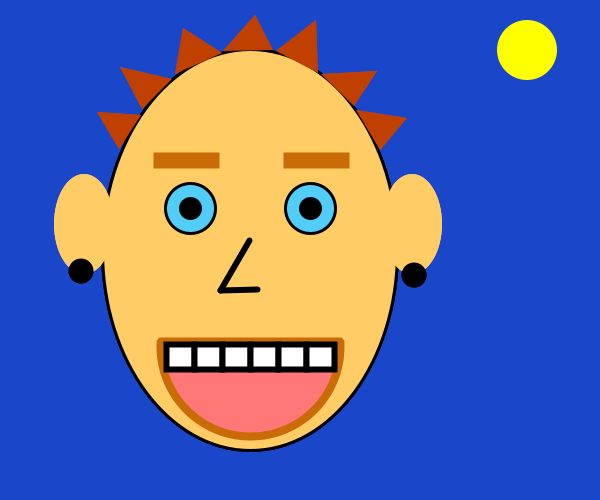
Frame 1 (no input)
Frame 60 (the mouse pressed at the canvas centre just before this capture): identical to frame 1, image omitted
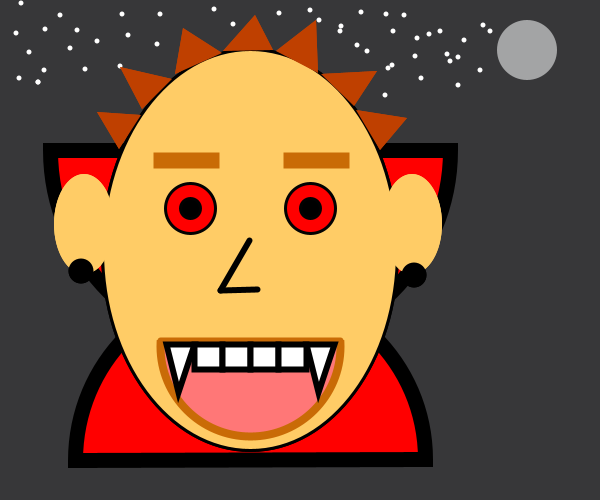
Frame 120 (the mouse held since frame 60 and released just before this capture)

The Processing sketch that drew these frames (run headless with seeded random() and noise(); from frame 60 on, the mouse is pressed at the canvas centre):

// Processing sketch: processing_119645
// ── processing_119645.pde

int colorSol = color(255,255,0);
int colorLuna = color(163,164,165);

void setup(){
  size(600,500);
  fill(56,81,255);
}

void draw(){
if(mousePressed == false){
  background(26,71,201);
//sol
  noStroke();
  fill(colorSol);
  ellipse(527,50,60,60);

//cara
  stroke(0,0,0);
  strokeWeight(3);
  fill(255,204,102);
  ellipseMode(CENTER);
  ellipse(250,250,295,401);
   
//pelo
  noStroke();
  fill(191,64,0);
  triangle(119,149,97,112,141,115);
  triangle(142,109,120,67,172,79);
  triangle(175,74,183,28,222,53);
  triangle(223,51,255,15,273,50);
  triangle(276,51,316,20,318,73);
  triangle(321,74,377,71,354,106);
  triangle(356,110,407,118,380,150);
   
//oreja izquierda
  noStroke();
  fill(255,204,102);
  ellipse(84,224,60,100);
//pendiente izquierdo
  fill(0,0,0); 
  ellipse(81,271,25,25);
//oreja derecha 
  fill(255,204,102);
  ellipse(412,224,60,100);
//pendiente derecho 
  fill(0,0,0);
  ellipse(414,275,25,25);
   
//ojos
  stroke(2);
  fill(82,205,247);
  ellipse(190,208,50,50);
  ellipse(310,208,50,50);
  fill(0,0,0);
  ellipse(190,208,20,20);
  ellipse(310,208,20,20);
 
//boca
  fill(255,119,119);
  stroke(201,107,6);
  strokeWeight(8);
  ellipse(250,346,180,180);
  noStroke();
  fill(255,204,102);
  rect(150,250,200,90);
  stroke(201,107,6);
  strokeWeight(6);
  fill(201,107,6);
  line(160,340,340,340);
 
//ceja izquierda
rect(156,155,60,10);
 
//ceja derecha
rect(286,155,60,10);
 
//dientes
  stroke(0);
  fill(#FFFFFF);
  rect(166,344,28,25);
  rect(194,344,28,25);
  rect(222,344,28,25);
  rect(250,344,28,25);
  rect(278,344,28,25);
  rect(306,344,28,25);
 
//nariz
  line(249,240,220,290);
  line(220,290,257,289);
 //cara
  stroke(0,0,0);
  strokeWeight(3);
  fill(255,204,102);
  ellipseMode(CENTER);
  ellipse(250,250,295,401);
   
//pelo
  noStroke();
  fill(191,64,0);
  triangle(119,149,97,112,141,115);
  triangle(142,109,120,67,172,79);
  triangle(175,74,183,28,222,53);
  triangle(223,51,255,15,273,50);
  triangle(276,51,316,20,318,73);
  triangle(321,74,377,71,354,106);
  triangle(356,110,407,118,380,150);
   
//oreja izquierda
  noStroke();
  fill(255,204,102);
  ellipse(84,224,60,100);
//pendiente izquierdo
  fill(0,0,0); 
  ellipse(81,271,25,25);
//oreja derecha 
  fill(255,204,102);
  ellipse(412,224,60,100);
//pendiente derecho 
  fill(0,0,0);
  ellipse(414,275,25,25);
   
//ojos
  stroke(2);
  fill(82,205,247);
  ellipse(190,208,50,50);
  ellipse(310,208,50,50);
  fill(0,0,0);
  ellipse(190,208,20,20);
  ellipse(310,208,20,20);
 
//boca
  fill(255,119,119);
  stroke(201,107,6);
  strokeWeight(8);
  ellipse(250,346,180,180);
  noStroke();
  fill(255,204,102);
  rect(150,250,200,90);
  stroke(201,107,6);
  strokeWeight(6);
  fill(201,107,6);
  line(160,340,340,340);
 
//ceja izquierda
rect(156,155,60,10);
 
//ceja derecha
rect(286,155,60,10);
 
//dientes
  stroke(0);
  fill(#FFFFFF);
  rect(166,344,28,25);
  rect(194,344,28,25);
  rect(222,344,28,25);
  rect(250,344,28,25);
  rect(278,344,28,25);
  rect(306,344,28,25);
 
//nariz
  line(249,240,220,290);
  line(220,290,257,289);
}if(mousePressed ==true) {  
  background(55,55,57);
  noStroke();
  
//estrellas
  fill(255,255,255);
  ellipse(417,38,5,5);
  ellipse(45,29,5,5);
  ellipse(458,57,5,5);
  ellipse(490,31,5,5);
  ellipse(38,82,5,5);
  ellipse(44,70,5,5);
  ellipse(19,78,5,5);
  ellipse(340,31,5,5);
  ellipse(450,61,5,5);
  ellipse(367,51,5,5);
  ellipse(447,54,5,5);
  ellipse(404,15,5,5);
  ellipse(310,10,5,5);
  ellipse(319,20,5,5); 
  ellipse(483,25,5,5);
  ellipse(385,95,5,5);   
  ellipse(440,31,5,5); 
  ellipse(21,3,5,5); 
  ellipse(38,82,5,5); 
  ellipse(458,85,5,5);  
  ellipse(464,40,5,5);
  ellipse(480,70,5,5);
  ellipse(160,14,5,5);
  ellipse(60,15,5,5);
  ellipse(70,48,5,5);
  ellipse(120,66,5,5);
  ellipse(157,44,5,5);
  ellipse(77,30,5,5);
  ellipse(341,26,5,5);
  ellipse(357,45,5,5);
  ellipse(386,14,5,5);
  ellipse(415,56,5,5);
  ellipse(214,9,5,5);
  ellipse(279,13,5,5);
  ellipse(233,24,5,5);
  ellipse(393,31,5,5);
  ellipse(16,33,5,5);
  ellipse(122,14,5,5);
  ellipse(85,69,5,5);
  ellipse(429,34,5,5);
  ellipse(512,62,5,5);
  ellipse(421,78,5,5);
  ellipse(388,68,5,5);
  ellipse(361,12,5,5);
  ellipse(97,41,5,5);
  ellipse(128,35,5,5);
  ellipse(29,52,5,5);
  ellipse(392,65,5,5);

//luna
  noStroke();
  fill(colorLuna);
  ellipse(527,50,60,60);
//capa
  stroke(0,0,0);
  strokeWeight(15);
  fill(255,0,0);
  arc(250,150,400,400,0,PI, CHORD);
  stroke(0,0,0);
  strokeWeight(15);
  fill(#FF0000);
  arc(250,460,350,350,PI, TWO_PI,CHORD);
//cara
  stroke(0,0,0);
  strokeWeight(3);
  fill(247,222,197);
  ellipseMode(CENTER);
  ellipse(250,250,295,401);
   
//pelo
  noStroke();
  fill(191,64,0);
  triangle(119,149,97,112,141,115);
  triangle(142,109,120,67,172,79);
  triangle(175,74,183,28,222,53);
  triangle(223,51,255,15,273,50);
  triangle(276,51,316,20,318,73);
  triangle(321,74,377,71,354,106);
  triangle(356,110,407,118,380,150);
   
//oreja izquierda
  noStroke();
  fill(255,204,102);
  ellipse(84,224,60,100);
//pendiente izquierdo
  fill(0,0,0); 
  ellipse(81,271,25,25);
//oreja derecha 
  fill(255,204,102);
  ellipse(412,224,60,100);
//pendiente derecho 
  fill(0,0,0);
  ellipse(414,275,25,25);
   
//ojos
  stroke(2);
  fill(82,205,247);
  ellipse(190,208,50,50);
  ellipse(310,208,50,50);
  fill(0,0,0);
  ellipse(190,208,20,20);
  ellipse(310,208,20,20);
 
//boca
  fill(255,119,119);
  stroke(201,107,6);
  strokeWeight(8);
  ellipse(250,346,180,180);
  noStroke();
  fill(255,204,102);
  rect(150,250,200,90);
  stroke(201,107,6);
  strokeWeight(6);
  fill(201,107,6);
  line(160,340,340,340);
 
//ceja izquierda
rect(156,155,60,10);
 
//ceja derecha
rect(286,155,60,10);
 
//dientes
  stroke(0);
  fill(#FFFFFF);
  rect(166,344,28,25);
  rect(194,344,28,25);
  rect(222,344,28,25);
  rect(250,344,28,25);
  rect(278,344,28,25);
  rect(306,344,28,25);
 
//nariz
  line(249,240,220,290);
  line(220,290,257,289);
 //cara
  stroke(0,0,0);
  strokeWeight(3);
  fill(255,204,102);
  ellipseMode(CENTER);
  ellipse(250,250,295,401);
   
//pelo
  noStroke();
  fill(191,64,0);
  triangle(119,149,97,112,141,115);
  triangle(142,109,120,67,172,79);
  triangle(175,74,183,28,222,53);
  triangle(223,51,255,15,273,50);
  triangle(276,51,316,20,318,73);
  triangle(321,74,377,71,354,106);
  triangle(356,110,407,118,380,150);
   
//oreja izquierda
  noStroke();
  fill(255,204,102);
  ellipse(84,224,60,100);
//pendiente izquierdo
  fill(0,0,0); 
  ellipse(81,271,25,25);
//oreja derecha 
  fill(255,204,102);
  ellipse(412,224,60,100);
//pendiente derecho 
  fill(0,0,0);
  ellipse(414,275,25,25);
   
//ojos
  stroke(2);
  fill(255,0,0);
  ellipse(190,208,50,50);
  ellipse(310,208,50,50);
  fill(0,0,0);
  ellipse(190,208,20,20);
  ellipse(310,208,20,20);
 
//boca
  fill(255,119,119);
  stroke(201,107,6);
  strokeWeight(8);
  ellipse(250,346,180,180);
  noStroke();
  fill(255,204,102);
  rect(150,250,200,90);
  stroke(201,107,6);
  strokeWeight(6);
  fill(201,107,6);
  line(160,340,340,340);
 
//ceja izquierda
rect(156,155,60,10);
 
//ceja derecha
rect(286,155,60,10);
 
//dientes
  stroke(0);
  fill(#FFFFFF);
  triangle(166,344,194,344,178,392);
  rect(194,344,28,25);
  rect(222,344,28,25);
  rect(250,344,28,25);
  rect(278,344,28,25);
  triangle(306,344,334,344,318,392);
 
//nariz
  line(249,240,220,290);
  line(220,290,257,289);
  

  println(mouseX,mouseY);
}  
}
void mousePressed(){
  colorSol = color(234,233,222);
 
}
void mouseReleased(){
  colorSol = color (255,255,0);
}
